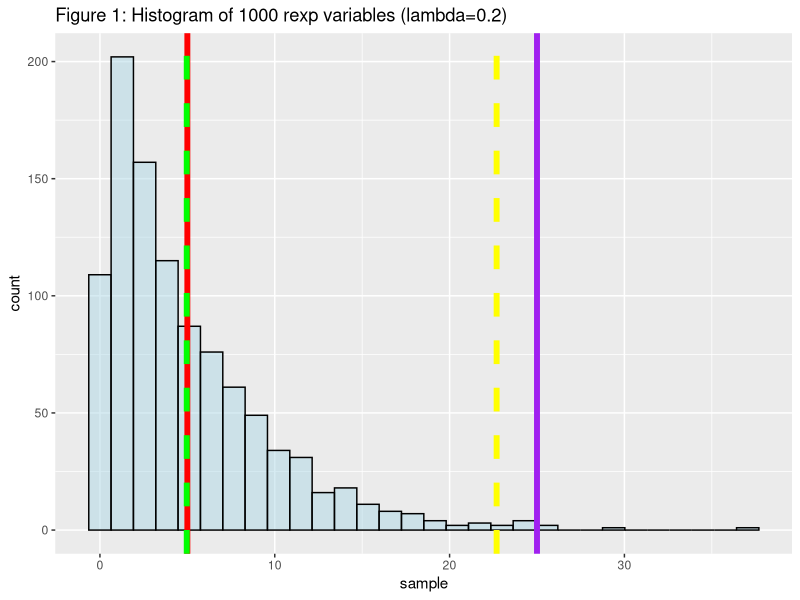

R code for this plot:
## ---- chunk 1
library(tidyverse)
set.seed(1968)
n <- 40
lambda <- 0.2
mean <- 1/lambda
sd <- 1/lambda
variance <- (1/lambda)^2
sem <- sd / sqrt(n)

# take a sample of rexp variables
sample <- rexp(1000, lambda)

# report measured mean and variance
sample_mean <- mean(sample)
sample_var <- var(sample)

# histogram of 1000 randow exp variables
data <- data.frame(sample)
data %>% ggplot(aes(sample)) +
        geom_histogram(alpha = 0.5, col = "Black", fill = "lightblue") +
        geom_vline(size = 2,
                xintercept = c(mean, sample_mean, variance, sample_var),
                colour = c("Red", "Green", "Purple", "Yellow"),
                lty = c(1, 2, 1, 2)) +
        ggtitle("Figure 1: Histogram of 1000 rexp variables (lambda=0.2)")


